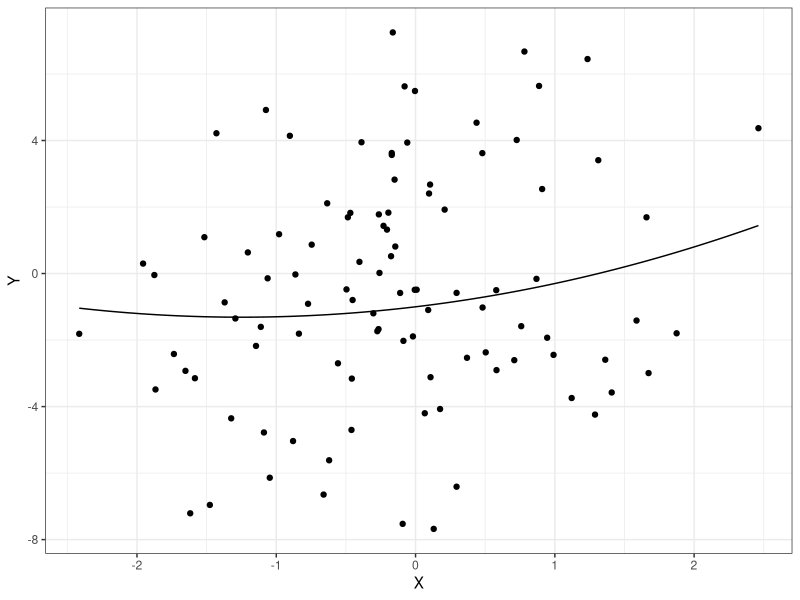
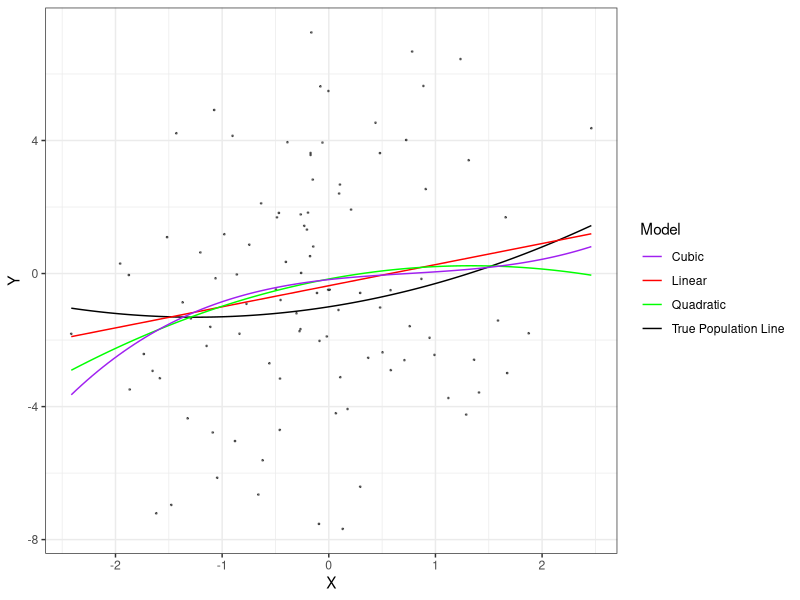

R code for these plots, in order:
## ---- chunk 1
#| include: false
# Set global configurations and settings here
knitr::opts_chunk$set()                 # set global chunk options
ggplot2::theme_set(ggplot2::theme_bw()) # set ggplot2 theme
## ---- chunk 2
#| message: false
#| warning: false
library(tidyverse) # functions for data manipulation
## ---- chunk 3
sim_func <- function(n, sigma) {
  # generate X
  X <- rnorm(n, mean = 0, sd = 1)
  # generate epsilon
  epsilon <- rnorm(n, mean = 0, sd = sigma)
  # generate Y
  Y <- -1+0.5*X+0.2*X^2+epsilon
  # return elements
  tibble(X = X, Y = Y)
}
## ---- chunk 4
set.seed(611)
train_data <- sim_func(100, 3)
true_function <- function(X){
  -1+ 0.5*X + 0.2*X^2
}

ggplot(train_data, aes(x=X, y=Y)) + 
  geom_point() +
  geom_function(fun = true_function)
## ---- chunk 5
# we have already generated training data train_data
# creating three models 
linear_model <- lm(Y ~X, data = train_data)
quad_model  <- lm(Y~poly(X, degree = 2, raw = T), data = train_data)
cube_model <- lm(Y~poly(X, degree = 3, raw = T), data = train_data)

# creating new data points to predict 
new_data <- tibble(X = seq(min(train_data$X), max(train_data$X), length=100))

# appending new results into new_data
new_data <- new_data %>%
  mutate(
    linear_pred = predict(linear_model, newdata = new_data),
    quad_pred = predict(quad_model, newdata = new_data),
    cube_pred = predict(cube_model, newdata = new_data)
  )

# generate ggplot
ggplot(train_data, aes(x=X, y=Y)) + 
  geom_point(color = 'black', alpha = 0.5, size = 0.3) +
  geom_function(fun = true_function, aes(color = "True Population Line")) +
  geom_line(data=new_data, aes(x=X, y=linear_pred, color = 'Linear'))+
  geom_line(data=new_data, aes(x=X, y=quad_pred, color = 'Quadratic'))+
  geom_line(data=new_data, aes(x=X, y=cube_pred, color = 'Cubic'))+
  scale_color_manual(name = "Model",
                     values = c("True Population Line" = "black", 
                                "Linear" = "red", 
                                "Quadratic" = "green", 
                                "Cubic" = "purple")) 
## ---- chunk 6
set.seed(612)
train_data <- sim_func(10000, 3)

train_data <- train_data %>%
  mutate(
    linear_pred = predict(newdata = train_data, linear_model),
    quad_pred = predict(newdata = train_data, quad_model),
    cube_pred = predict(newdata = train_data, cube_model)
  )

mse_linear <- mean((train_data$Y - train_data$linear_pred)^2)
mse_quadratic <- mean((train_data$Y - train_data$quad_pred)^2)
mse_cubic <- mean((train_data$Y - train_data$cube_pred)^2)

cat("MSE for Linear Model: ", mse_linear, "\n")
cat("MSE for Quadratic Model: ", mse_quadratic, "\n")
cat("MSE for Cubic Model: ", mse_cubic, "\n")
## ---- chunk 7
# adding bestmse from the true function
train_data <- train_data |>
  mutate(
    bestmse = -1+0.5*X+0.2*X^2
  )

# calculate best mse 
best_mse = mean((train_data$Y-train_data$bestmse)^2)
cat("the best mse is: ", best_mse)
## ---- chunk 8
sim_num = 100

# make a tibble to store results
mse_f <- tibble(
  mse_linear = numeric(sim_num),
  mse_quad = numeric(sim_num),
  mse_cube = numeric(sim_num)
)

set.seed(613)

# repeating parts
for (x in 1:100){
  
}
